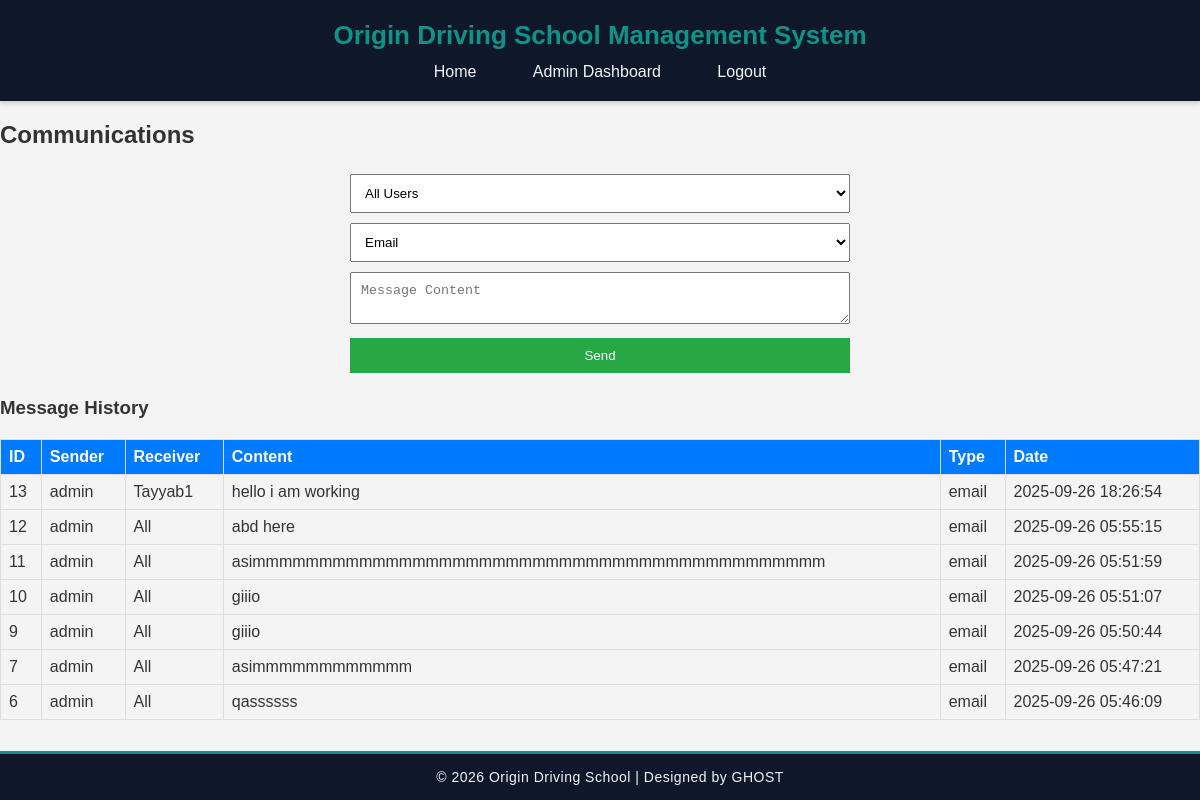
The app's page /admin/communications.php (signed in) with its own data.
### tables this page shows
CREATE TABLE `messages` (
  `id` int(11) NOT NULL,
  `sender_id` int(11) NOT NULL,
  `receiver_id` int(11) DEFAULT NULL,
  `content` text NOT NULL,
  `date` timestamp NOT NULL DEFAULT current_timestamp(),
  `type` enum('email','sms','inapp') NOT NULL
);

CREATE TABLE `users` (
  `id` int(11) NOT NULL,
  `username` varchar(50) NOT NULL,
  `password` varchar(255) NOT NULL,
  `role` enum('admin','staff','instructor','student') NOT NULL,
  `email` varchar(100) NOT NULL,
  `created_at` timestamp NOT NULL DEFAULT current_timestamp(),
  `middle_name` varchar(100) DEFAULT NULL,
  `profile_color` varchar(20) DEFAULT 'blue',
  `last_login_ip` varchar(45) DEFAULT NULL
);

### admin/communications.php (the view, shortened to what this page needs)
<?php
include '../includes/db_connect.php';
?>
<?php include '../includes/header.php'; ?>
<h2>Communications</h2>
<form method="POST" onsubmit="return validateForm(this)">
    <select name="receiver_id" required>
        <option value="0">All Users</option>
    </select>
    <select name="type" required>
        <option value="email">Email</option>
    </select>
    <textarea name="content" required placeholder="Message Content"></textarea>
    <button type="submit">Send</button>
</form>
<h3>Message History</h3>
<?php
$history = $conn->query("SELECT m.*, u1.username AS sender_name, u2.username AS receiver_name
                         FROM messages m
                         JOIN users u1 ON m.sender_id = u1.id
                         LEFT JOIN users u2 ON m.receiver_id = u2.id
                         ORDER BY m.date DESC LIMIT 10");
?>
<table>
    <tr>
        <th>ID</th>
        <th>Sender</th>
        <th>Receiver</th>
        <th>Content</th>
        <th>Type</th>
        <th>Date</th>
    </tr>
    <?php while($row = $history->fetch_assoc()): ?>
        <tr>
            <td><?php echo $row['id']; ?></td>
            <td><?php echo $row['sender_name']; ?></td>
            <td><?php echo $row['receiver_name'] ? $row['receiver_name'] : 'All'; ?></td>
            <td><?php echo htmlspecialchars($row['content']); ?></td>
            <td><?php echo $row['type']; ?></td>
            <td><?php echo $row['date']; ?></td>
        </tr>
    <?php endwhile; ?>
</table>
<?php include '../includes/footer.php'; ?>

### css/styles.css (style rules this page uses)
body { font-family: Arial, sans-serif; margin: 0; padding: 0; background: #f4f4f4; color: #333; }
form { max-width: 500px; margin: auto; }
input, select, textarea, button { width: 100%; margin: 5px 0; padding: 10px; box-sizing: border-box; }
button { background: #28a745; color: white; border: none; cursor: pointer; }
table { width: 100%; border-collapse: collapse; margin: 20px 0; }
th, td { border: 1px solid #ddd; padding: 8px; text-align: left; }
th { background: #007bff; color: white; }

### records on screen
messages: id "13", sender.username "admin", receiver.username "Tayyab1", content "hello i am working", type "email", date "2025-09-26 18:26:54"
messages: id "12", sender.username "admin", shows "All", content "abd here", type "email", date "2025-09-26 05:55:15"
messages: id "11", sender.username "admin", shows "All", content "asimmmmmmmmmmmmmmmmmmmmmmmmmmmmmmmmmmmmmmmmmmm", type "email", date "2025-09-26 05:51:59"
messages: id "10", sender.username "admin", shows "All", content "giiio", type "email", date "2025-09-26 05:51:07"
messages: id "9", sender.username "admin", shows "All", content "giiio", type "email", date "2025-09-26 05:50:44"
messages: id "7", sender.username "admin", shows "All", content "asimmmmmmmmmmmm", type "email", date "2025-09-26 05:47:21"
messages: id "6", sender.username "admin", shows "All", content "qassssss", type "email", date "2025-09-26 05:46:09"
